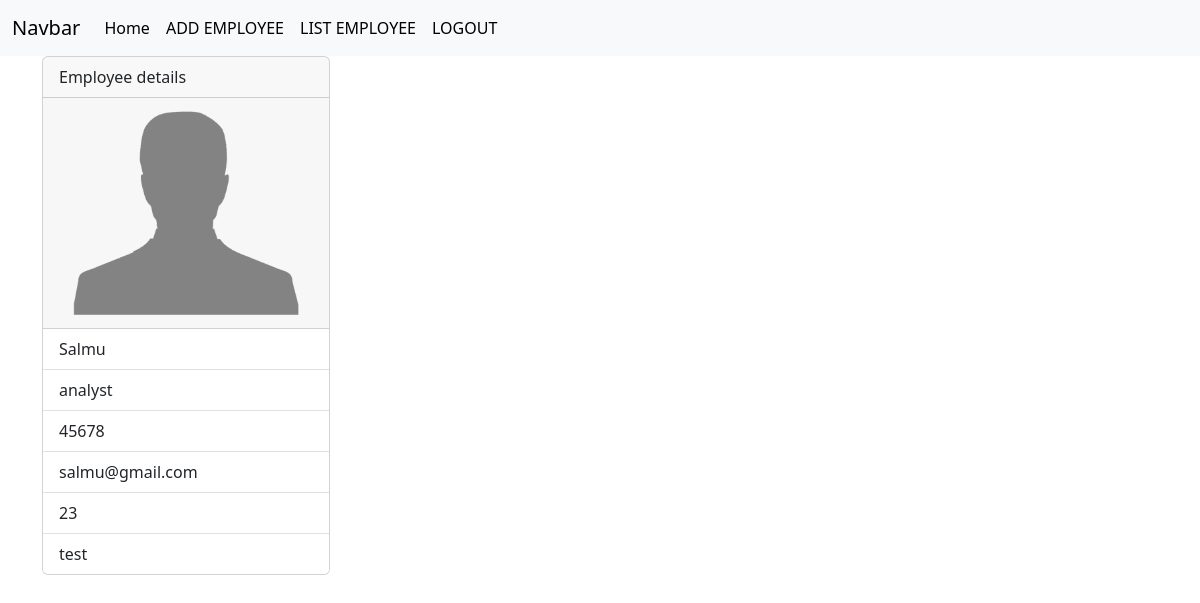
/employees/12/ (signed in), run on an earlier commit of the app's database.
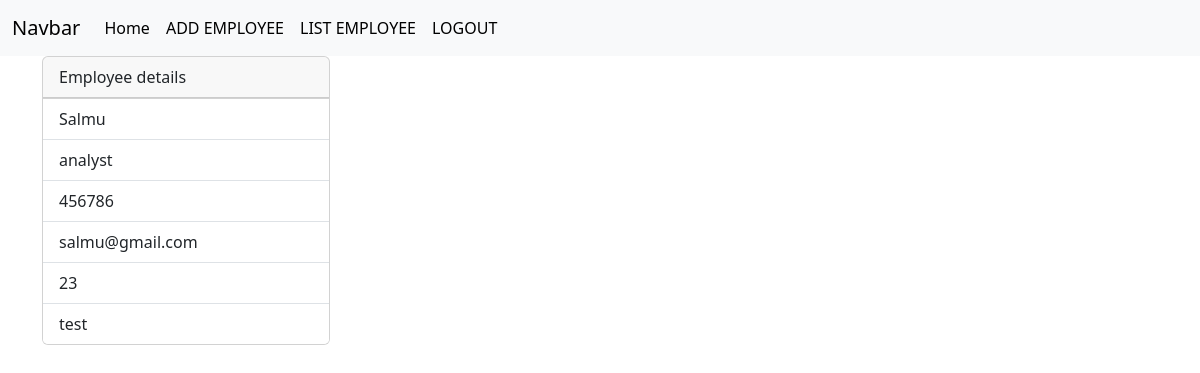
And on a later commit of the database.
### crm/models.py (models this page shows, shortened)
class Employees(models.Model):
    name=models.CharField(max_length=100)
    department=models.CharField(max_length=100)
    salary=models.PositiveIntegerField()
    email=models.EmailField(unique=True)
    age=models.PositiveIntegerField()
    contact=models.CharField(max_length=200,null=True)
    profile_pic=models.ImageField(upload_to="images",null=True)
    dob=models.DateField(null=True,blank=True)

### crm/views.py (the view)
# urls.py: path("employees/<int:pk>/",views.EmployeeDetailView.as_view(),name="emp-details"),
@method_decorator(signin_required,name="dispatch")
class EmployeeDetailView(View):
    def get(self,request,*args,**kwargs):
        id=kwargs.get("pk") #{pk:kwargs} id that we give will be stored in kwargs as dictionary
        qs=Employees.objects.get(id=id)
        return render (request,"emp_detail.html",{"data":qs})

### crm/views.py (called while the page is built)
def signin_required(fn):                                             #decorat0rs
    def wrapper(request,*args,**kwargs):
        if not request.user.is_authenticated:
            messages.error(request,"invalid session")
            return redirect("signin")
        else:
            return fn(request,*args,**kwargs)
    return wrapper

### crm/templates/emp_detail.html
{%extends 'base.html'%}
{%block body_block%}
<div class="container">
  <div>
    <div class="card" style="width: 18rem;">
      <div class="card-header">
        Employee details
      </div>
      <div>
        {%if data.profile_pic%}
          <img src="{{data.profile_pic.url}}" alt="" style="width: 100%;">
        {%endif%}
      </div>
      <ul class="list-group list-group-flush">
        <li class="list-group-item">{{data.name}}</li>
        <li class="list-group-item">{{data.department}}</li>
        <li class="list-group-item">{{data.salary}}</li>
        <li class="list-group-item">{{data.email}}</li>
        <li class="list-group-item">{{data.age}}</li>
        <li class="list-group-item">{{data.contact}}</li>
      </ul>
    </div>
  </div>
</div>
{%endblock%}

What changed in the data, as far as the page shows it:
changed Employees "Salmu": salary "45678" → "456786"; profile_pic: picture removed
